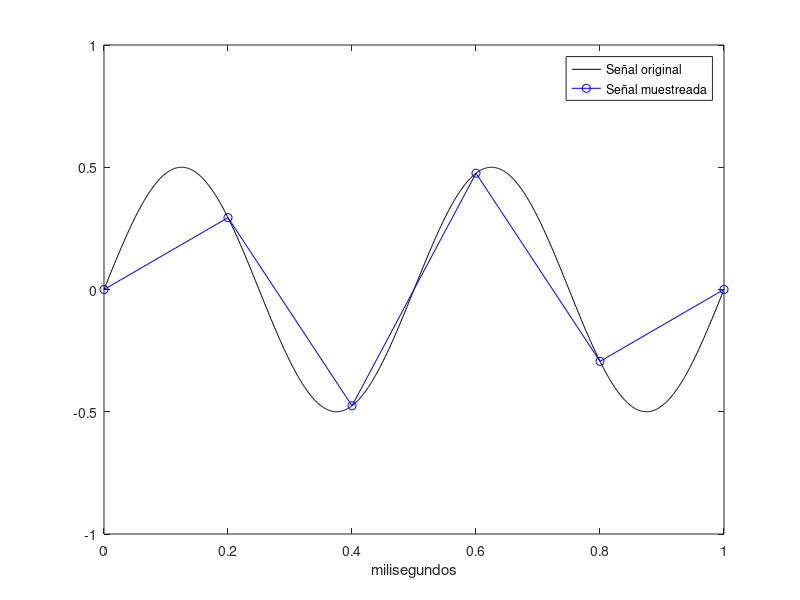

This chart was generated by the following MATLAB code:
clear;
close all;
f=2000; %Modifique 
fso=1e6;
No=fso*1e-3;
to=(0:No-1)/fso;
xo=0.5*sin(2*pi*f*to);
for fs=[44100 22050 11025 8000 5000]
N=fs*1;
t=(0:N-1)/fs;
x=0.5*sin(2*pi*f*t);
%sound(x,fs)
plot(to*1e3,xo,'k',t*1e3,x,'b-o')
axis([0, 1, -1, 1])
legend ('Señal original', 'Señal muestreada')
xlabel('milisegundos')
pause
end